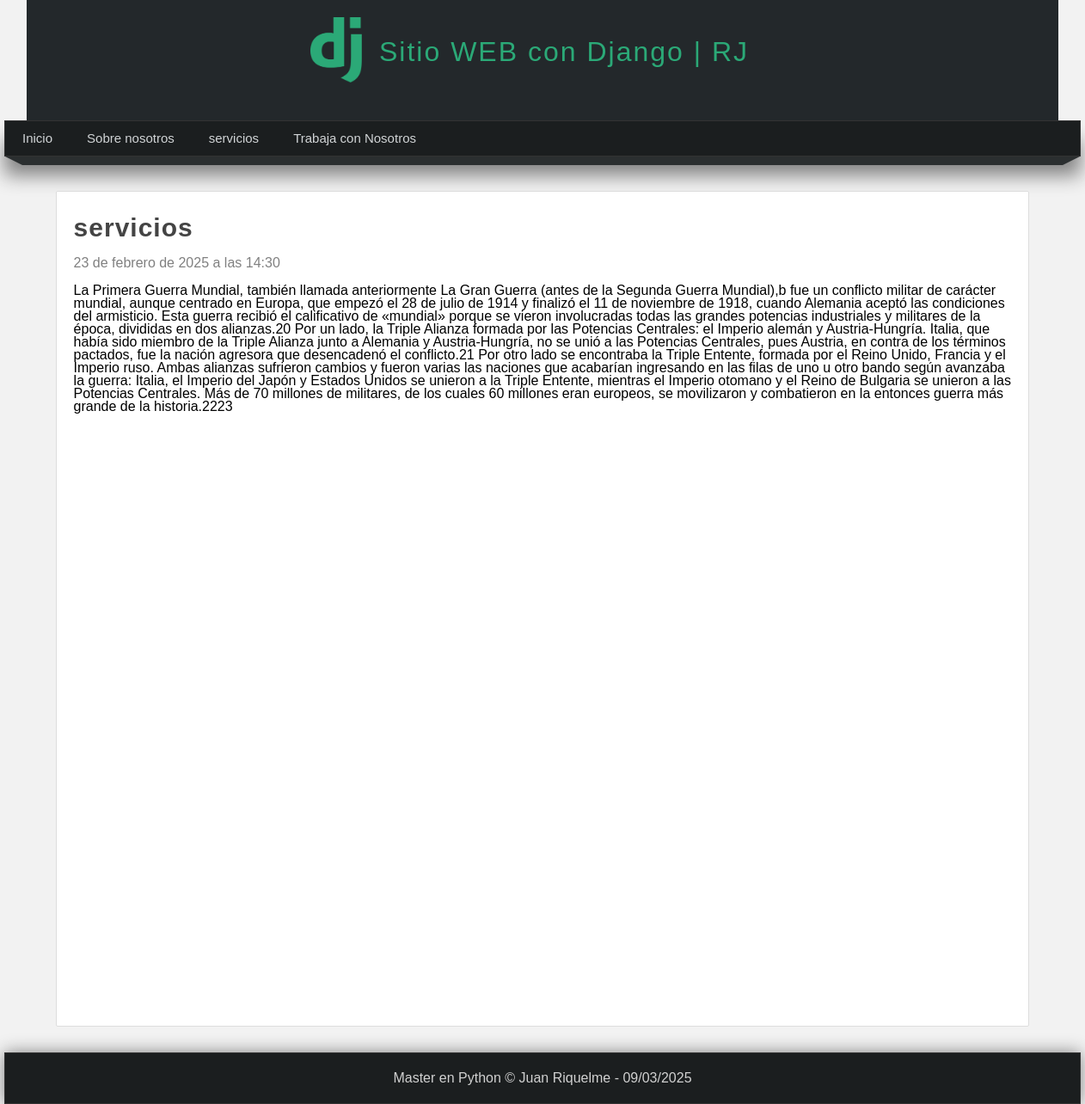
Page /pagina/servicios on the earlier database version.
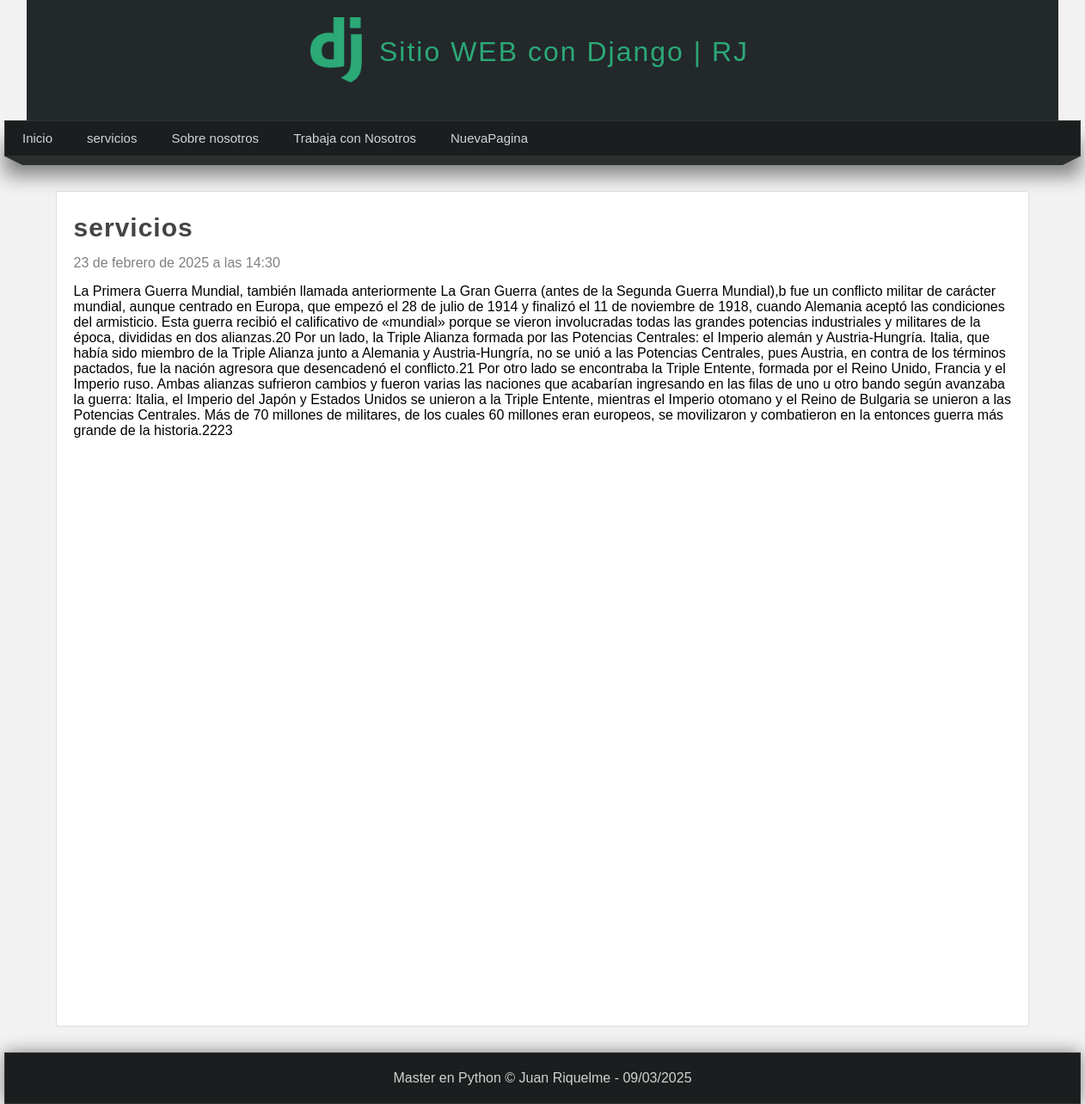
Same page on the later database version.
### pages/models.py (models this page shows, shortened)
class Page(models.Model):
    title = models.CharField(max_length=50,verbose_name='Titulo')
    content = RichTextField(verbose_name="Contenido")
    slug = models.CharField(unique=True,max_length=50,verbose_name='URL')
    order = models.IntegerField(default=0,verbose_name="Orden")
    visible = models.BooleanField(verbose_name="¿Visible?")
    created_at = models.DateTimeField(auto_now_add=True,verbose_name="Creado el")
    updated_at = models.DateTimeField(auto_now_add=True,verbose_name="Actualizado el")
    class Meta:
        verbose_name= 'Pagina'
        verbose_name_plural = 'Paginas'

### pages/views.py (the view)
# urls.py: path('pagina/<str:slug>',views.page,name='page')
def page(request,slug):
    page = Page.objects.get(slug=slug)
    return render(request,"pages/page.html",{
        "page": page
        })

### pages/context_procesor.py (called while the page is built)
def get_pages(request):
    pages= Page.objects.filter(visible=True).order_by('order').values_list('id','title','slug')
    return {
        'pages': pages
        }

### pages/templates/pages/page.html (shortened to what this page needs)
{% extends 'layouts/layout.html' %}
{% block content %}
    <h1 class="title">{{page.title}}</h1>
    <span class="fecha">{{ page.created_at }}</span>
    <p class="contenido">
        {{ page.content|safe }}
    </p>
{% endblock %}

### mainApp/templates/layouts/layout.html (shortened to what this page needs)
<!DOCTYPE html>
<html lang="es">
<head>
    {% load static %}
    <link rel="stylesheet" type="text/css" href="{% static 'css/style.css' %}">
</head>
<body>
    <header>
        <div id="logotipo">
        <img src="{% static 'images/logo.png' %}"/>
        <h1>Sitio WEB con Django | RJ</h1>
        </div>
    </header>
    <nav>
        <ul>
            <li> <a href="{% url 'index'%}"> Inicio </a></li>
            {%for page in pages %}
                <li> <a href="{% url 'page' page.2%}">{{ page.1}}</a></li>
            {%endfor%}
        </ul>
    </nav>
    <div class="barra">
        <span class="esquina-izquierda"></span>
        <span class="relleno-barra"></span>
        <span class="esquina-derecha"></span>
    </div>
    <div id="content">
        <div class="box">
            {% block content%}{% endblock%}
        </div>
    </div>
    <footer>
        Master en Python &copy; Juan Riquelme - {% now "d/m/Y"%}
    </footer>
</body>
</html>

### mainApp/static/css/style.css (style rules this page uses)
* { margin: 0px; padding: 0px; font-family: sans-serif,Arial, Helvetica; text-decoration: none; }
.box p,.box h2,.box h3,.box ul { margin-top: 5px; margin-bottom: 5px; }
body { background-color: #f2f2f2; }
header { width: 1200px; height: 140px; background-color: #23282b; margin: 0px auto; }
#logotipo { width: 45%; height: 130px; margin: 0px auto; padding-top: 12px; }
#logotipo img { display: block; width: 60px; float: left; margin-top: 8px; }
#logotipo h1 { display: block; float: left; margin-top: 30px; margin-left: 20px; letter-spacing: 2px; font-weight: lighter; color: #2ba977; }
nav { width: 1250px; height: 40px; margin: 0 auto; background-color: #1b1e1f; border: 1px solid #333333; box-shadow: 0px 22px 22px gray; font-size: 15PX; }
nav ul { list-style: none; text-decoration: none; }
nav ul li { line-height: 40px; float: left; }
nav ul li a { display: block; padding-left: 20px; padding-right: 20px; color: #d1d4d6; }
.barra { width: 1250px; margin: 0 auto; }
.esquina-izquierda { display: block; border-left: 20px solid transparent; border-top: 10px solid #2B2F30; float: left; }
.esquina-derecha { display: block; border-right: 20px solid transparent; border-top: 10px solid #2B2F30; float: right; }
.relleno-barra { display: block; width: 1210px; height: 10px; background: #2B2F30; float: left; }
#content { width: 1212px; min-height: 930px; margin: 0 auto; margin-bottom: 30px; margin-top: 40px; }
.box { background: white; width: 90%; min-height: 930px; padding: 20px; border:1px solid #ddd; border-radius: 2px; margin: 0 auto; }
.title { color: #444; letter-spacing: 1px; font-size: 30px; margin-bottom: 10px; margin-top: 5px; }
.fecha { display: block; margin-top: 15px; margin-bottom: 15px; color: gray; }
.contenido { line-height: 15px; }
footer { width: 1250px; background-color: #1b1e1f; border: 1px solid #333; color: #d1d1d1; text-align: center; padding-top: 20px; padding-bottom:20px ; box-shadow: 0px 0px 20px gray; margin: 0 auto; }

Differences in the rows shown:
changed Page "servicios": moves up the list
added Page: title "NuevaPagina"
